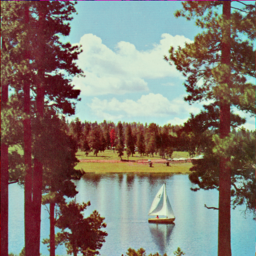
%> input picture My_Compression-Encryption_algorithm/原始、加密、解密图片/4.2.06小船/4.2.06.tiff, 256 x 256 px
$ octave Information_entropy_analysis.m   (GNU Octave 9; MATLAB toolbox functions it lacks are replaced by stand-ins)
%> lines starting %> are read from the running program, lines starting %| are printed output that depends on the picture
%% 加密系统信息熵分析
%   @author:董昊
%   @date:2020.04.17
%% 原始图片R,G,B通道信息熵
clear;clc;
% [5 lines of commented-out code are left out]
I=imread('../原始、加密、解密图片/4.2.06小船/4.2.06.tiff','tiff');         %读取图像信息
%> I is the input picture: size 256x256x3 uint8; mean R, G, B 131, 124.3, 114.9
% [8 lines of commented-out code are left out]
J1=imread('../原始、加密、解密图片/4.2.06小船/加密后的4.2.06.png','png');             %读取图像信息
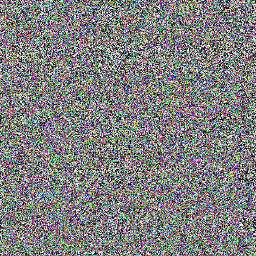
%> input picture My_Compression-Encryption_algorithm/原始、加密、解密图片/4.2.06小船/加密后的4.2.06.png, 256 x 256 px
%> J1 is the input picture: size 256x256x3 uint8; mean R, G, B 127.4, 127.3, 127.3
% J1=imread('../原始、加密、解密图片/汽车/加密后的house.png','png');             %读取图像信息
% J1=imread('../原始、加密、解密图片/城堡/加密后的kodim08.png','png');             %读取图像信息

I1=I(:,:,1);        %R
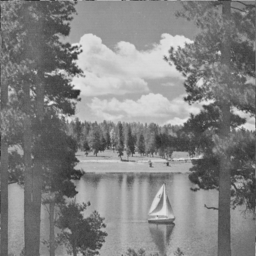
%> I1: size 256x256 uint8; min 40, max 233, mean 131
I2=I(:,:,2);        %G
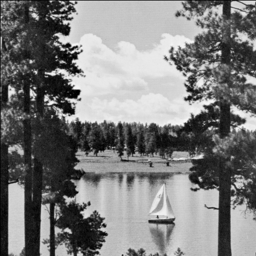
%> I2: size 256x256 uint8; min 0, max 250, mean 124.3
I3=I(:,:,3);        %B
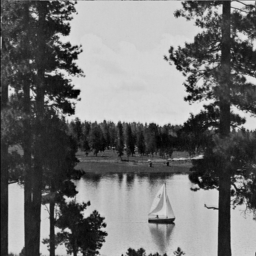
%> I3: size 256x256 uint8; min 0, max 228, mean 114.9
Q_R=J1(:,:,1);
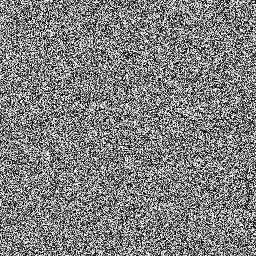
%> Q_R: size 256x256 uint8; min 0, max 255, mean 127.4
Q_G=J1(:,:,2);
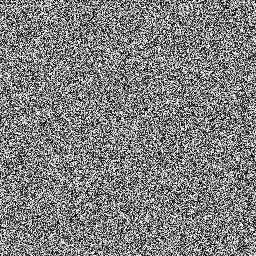
%> Q_G: size 256x256 uint8; min 0, max 255, mean 127.3
Q_B=J1(:,:,3);
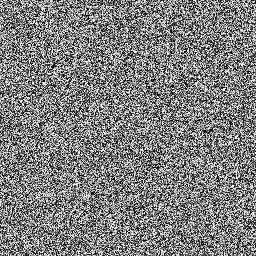
%> Q_B: size 256x256 uint8; min 0, max 255, mean 127.3; mean of the top-left, top-right, bottom-left and bottom-right quarters 127.7, 126.9, 127.3, 127.1
%R通道
I1=uint8(I1);
I2=uint8(I2);
I3=uint8(I3);
T1_R=imhist(I1);   %统计图像R（Y）通道灰度值从0~255的分布情况，存至T1
%> T1_R = 256 values, max 773 at index 151, min 0 at index 1, mean 256
S1_R=sum(T1_R);     %计算整幅图像R通道的灰度值
%> S1_R = 65536
xxs1_R=0;           %初始化原始图片R通道相关性为0（信息熵）
%G通道
T1_G=imhist(I2);
%> T1_G = 256 values, max 1120 at index 199, min 0 at index 250, mean 256
S1_G=sum(T1_G);
%> S1_G = 65536
xxs1_G=0;
%B通道
T1_B=imhist(I3);
%> T1_B = 256 values, max 1851 at index 213, min 0 at index 230, mean 256
S1_B=sum(T1_B);
%> S1_B = 65536
xxs1_B=0;

for i=1:256
    pp1_R=T1_R(i)/S1_R;   %每个灰度值占比，即每个灰度值的概率
    pp1_G=T1_G(i)/S1_G;
    pp1_B=T1_B(i)/S1_B;
    if pp1_R~=0
        xxs1_R=xxs1_R-pp1_R*log2(pp1_R);%计算原始图像R通道的相关性（R通道信息熵）
    end
    if pp1_G~=0
        xxs1_G=xxs1_G-pp1_G*log2(pp1_G);%计算原始图像G通道的相关性（G通道信息熵）
    end
    if pp1_B~=0
        xxs1_B=xxs1_B-pp1_B*log2(pp1_B);%计算原始图像B通道的相关性（B通道信息熵）
    end
end
%> this loop made 256 passes
%> (pp1_R, pp1_G, pp1_B, xxs1_R, xxs1_G, xxs1_B) on passes 41, 43, 44, 46, 48, 49, 50, 51, 52, 53, 54, 55: (1.53e-05, 0.00778, 0.0123, 0.000244, 1.56, 1.68), (1.53e-05, 0.00734, 0.011, 0.000488, 1.66, 1.82), (3.05e-05, 0.0072, 0.0106, 0.000946, 1.71, 1.89), (6.1e-05, 0.00604, 0.00917, 0.0018, 1.8, 2.02), (9.16e-05, 0.00607, 0.00841, 0.00303, 1.89, 2.14), (0.000107, 0.00589, 0.00763, 0.00444, 1.94, 2.19), (7.63e-05, 0.00543, 0.00745, 0.00548, 1.98, 2.24), (0.000214, 0.0056, 0.00764, 0.00809, 2.02, 2.3), (0.000198, 0.00546, 0.00685, 0.0105, 2.06, 2.35), (0.00032, 0.00525, 0.00696, 0.0142, 2.1, 2.4), (0.000381, 0.00555, 0.00679, 0.0186, 2.14, 2.45), (0.000397, 0.00519, 0.00645, 0.0231, 2.18, 2.49)
%> (pp1_R, pp1_G, pp1_B, xxs1_G, xxs1_B) on passes 1 to 6: (0, 0.000366, 4.58e-05, 0.00418, 0.00066), (0, 0.000244, 7.63e-05, 0.00711, 0.0017), (0, 0.000259, 0.000107, 0.0102, 0.00311), (0, 0.000259, 0.000259, 0.0133, 0.0062), (0, 0.000336, 0.000229, 0.0172, 0.00897), (0, 0.000626, 0.000275, 0.0238, 0.0122)
%> after the loop, xxs1_B = 7.19; xxs1_G = 7.61; xxs1_R = 7.26
%% 加密后信息熵
Q_R1=uint8(Q_R);
Q_G1=uint8(Q_G);
Q_B1=uint8(Q_B);
%R通道
T2_R=imhist(Q_R1);
%> T2_R = 256 values, max 300 at index 178, min 218 at index 115, mean 256
S2_R=sum(T2_R);
%> S2_R = 65536
xxs2_R=0;
%G通道
T2_G=imhist(Q_G1);
%> T2_G = 256 values, max 303 at index 240, min 197 at index 171, mean 256
S2_G=sum(T2_G);
%> S2_G = 65536
xxs2_G=0;
%B通道
T2_B=imhist(Q_B1);
%> T2_B = 256 values, max 305 at index 255, min 204 at index 228, mean 256
S2_B=sum(T2_B);
%> S2_B = 65536
xxs2_B=0;
for i=1:256
    pp2_R=T2_R(i)/S2_R;
    pp2_G=T2_G(i)/S2_R;
    pp2_B=T2_B(i)/S2_B;
    if pp2_R~=0
        xxs2_R=xxs2_R-pp2_R*log2(pp2_R);
    end
    if pp2_G~=0
        xxs2_G=xxs2_G-pp2_G*log2(pp2_G);
    end
    if pp2_B~=0
        xxs2_B=xxs2_B-pp2_B*log2(pp2_B);
    end
end
%> this loop made 256 passes
%> (pp2_R, pp2_G, pp2_B, xxs2_R, xxs2_G, xxs2_B) on passes 1 to 12: (0.00392, 0.00356, 0.00423, 0.0314, 0.0289, 0.0333), (0.00377, 0.00398, 0.00371, 0.0617, 0.0607, 0.0633), (0.00351, 0.00421, 0.00452, 0.0903, 0.0939, 0.0985), (0.00392, 0.00417, 0.004, 0.122, 0.127, 0.13), (0.00368, 0.00407, 0.00446, 0.151, 0.159, 0.165), (0.00371, 0.0041, 0.00328, 0.181, 0.192, 0.192), (0.00435, 0.00369, 0.004, 0.215, 0.222, 0.224), (0.00357, 0.00409, 0.00409, 0.244, 0.254, 0.256), (0.00407, 0.00388, 0.00365, 0.277, 0.285, 0.286), (0.00375, 0.00386, 0.00381, 0.307, 0.316, 0.317), (0.00378, 0.00424, 0.00363, 0.338, 0.349, 0.346), (0.00378, 0.00372, 0.00385, 0.368, 0.379, 0.377)
%> after the loop, xxs2_B = 8; xxs2_G = 8; xxs2_R = 8
disp('信息熵：');
disp(['原始图片R通道信息熵=',num2str(xxs1_R),'  原始图片G通道信息熵=',num2str(xxs1_G),'  原始图片B通道信息熵=',num2str(xxs1_B)]);
%| 原始图片R通道信息熵=7.2587  原始图片G通道信息熵=7.6143  原始图片B通道信息熵=7.1892
disp(['加密图片R通道信息熵=',num2str(xxs2_R),'  加密图片G通道信息熵=',num2str(xxs2_G),'  加密图片B通道信息熵=',num2str(xxs2_B)]);
%| 加密图片R通道信息熵=7.997  加密图片G通道信息熵=7.9967  加密图片B通道信息熵=7.9969
